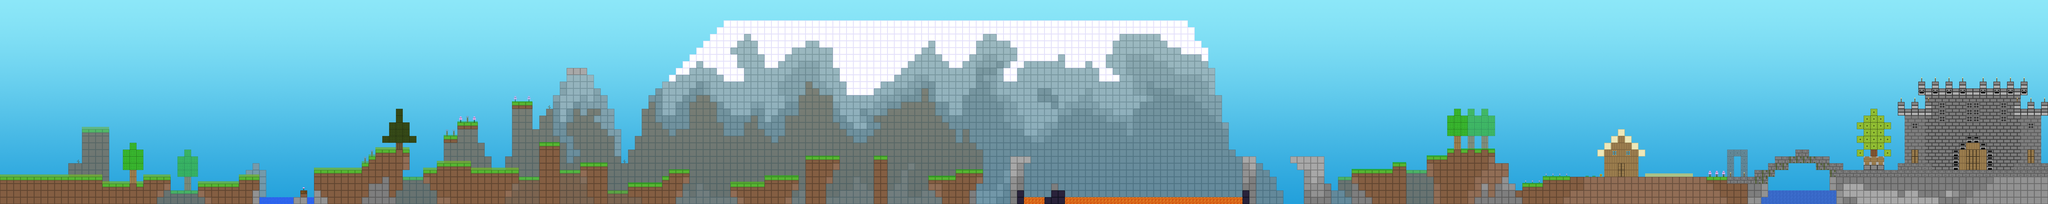

Rendered tile map (Tiled .tmx) drawn with the repository's tilesets; below, a short description and the map source with its tile grids summarised:
An orthogonal 300x30 tile map with 32x32 px tiles, 6 tile layers (background, decoratMuntanya, castell, decorat, ...) and 26 objects (paretEsquerra, terra1, terra2, terra3, terra4, ...).

<map version="1.0" orientation="orthogonal" renderorder="right-down" width="300" height="30" tilewidth="32" tileheight="32" nextobjectid="66">
 <tileset firstgid="1" name="imatges" tilewidth="32" tileheight="32">
  <image source="ocdcollage1.png" width="480" height="1024" />
 </tileset>
 <layer name="background" width="300" height="30">
  <data>[9000 cells, 9000 non-empty, 30 distinct tile ids]</data>
 </layer>
 <layer name="decoratMuntanya" width="300" height="30" opacity="0.7">
  <data>[9000 cells, 1892 non-empty, 7 distinct tile ids]</data>
 </layer>
 <layer name="castell" width="300" height="30">
  <data>[9000 cells, 176 non-empty, 7 distinct tile ids]</data>
 </layer>
 <layer name="decorat" width="300" height="30" opacity="0.7">
  <data>[9000 cells, 295 non-empty, 18 distinct tile ids]</data>
 </layer>
 <layer name="recorregut" width="300" height="30">
  <data>[9000 cells, 1769 non-empty, 43 distinct tile ids]</data>
 </layer>
 <layer name="escut" width="300" height="30">
  <data>[9000 cells, 4 non-empty, 4 distinct tile ids]</data>
 </layer>
 <objectgroup name="Box2D">
  <properties>
   <property name="body" value="environment" />
   <property name="material" value="ground" />
  </properties>
  <object id="27" name="paretEsquerra" x="0" y="-4">
   <properties>
    <property name="body" value="environment" />
    <property name="material" value="ground" />
   </properties>
   <polyline points="0,0 0,964" />
  </object>
  <object id="34" name="terra1" x="1" y="831">
   <properties>
    <property name="body" value="environment" />
    <property name="material" value="ground" />
   </properties>
   <polyline points="0,0 479,1 479,33 671,33 671,1 799,1" />
  </object>
  <object id="35" name="terra2" x="928" y="864">
   <properties>
    <property name="body" value="environment" />
    <property name="material" value="ground" />
   </properties>
   <polyline points="0,0 192,0 192,-32 288,-32" />
  </object>
  <object id="36" name="terra3" x="1473" y="801">
   <properties>
    <property name="body" value="environment" />
    <property name="material" value="ground" />
   </properties>
   <polyline points="0,0 223,-1 223,-33 255,-33 255,-65 287,-65 287,-97 447,-97" />
  </object>
  <object id="37" name="terra4" x="1986" y="800">
   <properties>
    <property name="body" value="environment" />
    <property name="material" value="ground" />
   </properties>
   <polyline points="0,0 62,0 62,-32 222,-32 222,0 446,0" />
  </object>
  <object id="39" name="terra5" x="2146" y="576">
   <properties>
    <property name="body" value="environment" />
    <property name="material" value="ground" />
   </properties>
   <polyline points="0,0 94,0" />
  </object>
  <object id="40" name="terra6" x="2400" y="479">
   <properties>
    <property name="body" value="environment" />
    <property name="material" value="ground" />
   </properties>
   <polyline points="0,0 96,1" />
  </object>
  <object id="41" name="terra7" x="2657" y="320">
   <properties>
    <property name="body" value="environment" />
    <property name="material" value="ground" />
   </properties>
   <polyline points="0,0 95,0" />
  </object>
  <object id="42" name="terra8" x="2529" y="673">
   <properties>
    <property name="body" value="environment" />
    <property name="material" value="ground" />
   </properties>
   <polyline points="0,0 95,-1" />
  </object>
  <object id="43" name="terra9" x="2721" y="767">
   <properties>
    <property name="body" value="environment" />
    <property name="material" value="ground" />
   </properties>
   <polyline points="0,0 127,1" />
  </object>
  <object id="44" name="terra10" x="2944" y="864">
   <properties>
    <property name="body" value="environment" />
    <property name="material" value="ground" />
   </properties>
   <polyline points="0,0 160,0 160,-32 192,-32 192,-64 288,-64" />
  </object>
  <object id="45" name="terra11" x="3423" y="864">
   <properties>
    <property name="body" value="environment" />
    <property name="material" value="ground" />
   </properties>
   <polyline points="0,0 161,0 161,-32 321,-32" />
  </object>
  <object id="46" name="terra12" x="3776" y="735">
   <properties>
    <property name="body" value="environment" />
    <property name="material" value="ground" />
   </properties>
   <polyline points="0,0 160,1" />
  </object>
  <object id="47" name="terra13" x="4097" y="736">
   <properties>
    <property name="body" value="environment" />
    <property name="material" value="ground" />
   </properties>
   <polyline points="0,0 63,0" />
  </object>
  <object id="48" name="terra14" x="4355" y="832">
   <properties>
    <property name="body" value="environment" />
    <property name="material" value="ground" />
   </properties>
   <polyline points="0,0 125,0 125,-32 253,-32" />
  </object>
  <object id="49" name="terra15" x="4736" y="736">
   <properties>
    <property name="body" value="environment" />
    <property name="material" value="ground" />
   </properties>
   <polyline points="0,0 96,0" />
  </object>
  <object id="50" name="terra16" x="5825" y="736">
   <properties>
    <property name="body" value="environment" />
    <property name="material" value="ground" />
   </properties>
   <polyline points="0,0 63,0" />
  </object>
  <object id="51" name="terra17" x="6047" y="735">
   <properties>
    <property name="body" value="environment" />
    <property name="material" value="ground" />
   </properties>
   <polyline points="0,0 161,1" />
  </object>
  <object id="54" name="terraMuntanya3" x="3135.33" y="383.333">
   <properties>
    <property name="body" value="environment" />
    <property name="material" value="ground" />
   </properties>
   <polyline points="0,0 0.666667,-31.3333 32.6667,-31.3333 32.6667,-63.3333 64.6667,-63.3333 64.6667,-95.3333 96.6667,-95.3333 96.6667,-127.333 128.667,-127.333 128.667,-159.333 160.667,-159.333 160.667,-191.333 192.667,-191.333 192.667,-223.333 224.667,-223.333 224.667,-255.333 256.667,-255.333 256.667,-287.333 2432.67,-287.333" />
  </object>
  <object id="56" name="terra18" x="6336.33" y="800.333">
   <properties>
    <property name="body" value="environment" />
    <property name="material" value="ground" />
   </properties>
   <polyline points="0,0 191.667,-0.333333 191.667,-32.3333 255.667,-32.3333" />
  </object>
  <object id="57" name="terra4.5" x="2080.67" y="640">
   <properties>
    <property name="body" value="environment" />
    <property name="material" value="ground" />
   </properties>
   <polyline points="0,0 63.3333,0" />
  </object>
  <object id="58" name="terraMorir" x="9588.67" y="959.333">
   <properties>
    <property name="body" value="environment" />
    <property name="material" value="ground" />
   </properties>
   <polyline points="0,0 -9588.67,0.666667" />
  </object>
  <object id="61" name="terraMuntanya1" x="3135" y="383.333">
   <properties>
    <property name="body" value="environment" />
    <property name="material" value="ground" />
   </properties>
   <polyline points="0,0 -31,0.666667 -31,32.6667 -63,32.6667 -63,64.6667 -95,64.6667 -95,128.667 -127,128.667" />
  </object>
  <object id="62" name="terra19" x="6689.33" y="736">
   <properties>
    <property name="body" value="environment" />
    <property name="material" value="ground" />
   </properties>
   <polyline points="0,0 94.6667,0 94.6667,-32 318.667,-32 318.667,32 382.667,32 382.667,128 414.667,128 414.667,160 446.667,160 446.667,128 542.667,128 542.667,96 1182.67,96 1534.67,96 1534.67,64 1598.67,64 1598.67,32 1630.67,32 1630.67,0 1726.67,0 1726.67,-32 1790.67,-32 1790.67,0 1886.67,0 1886.67,32 1950.67,32 1950.67,64 2910.67,64" />
  </object>
  </objectgroup>
</map>
<!-- 2 of 26 objects omitted -->